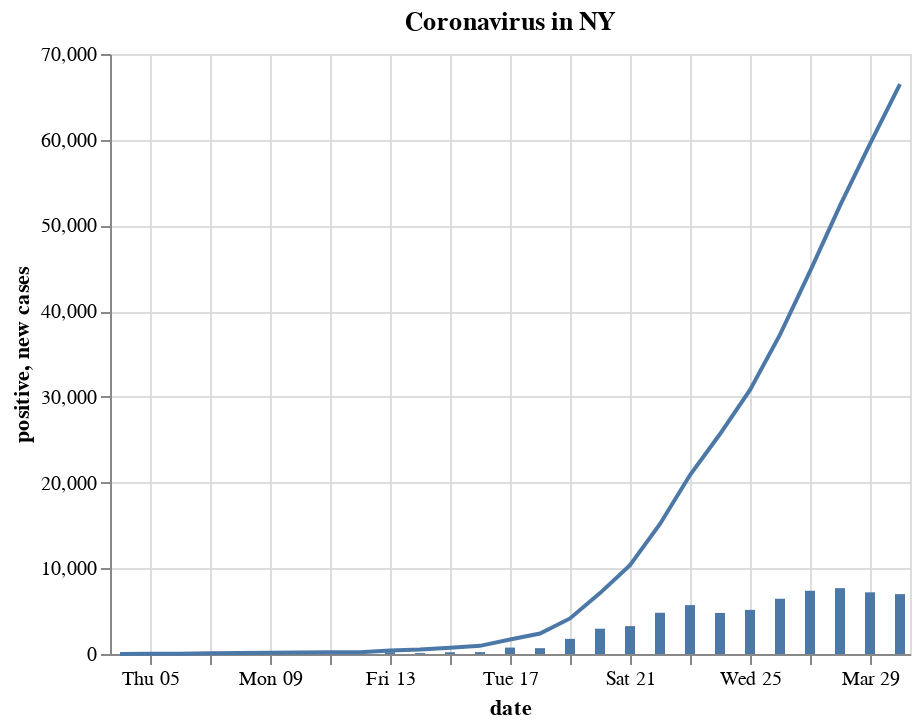

Notebook cell for this chart:
### Code cell
alt.Chart(data[['date', 'positive']]).mark_line().encode(
    x='date',
    y='positive'
) + alt.Chart(data[['date', 'new cases']]).mark_bar().encode(
    x='date',
    y='new cases'
).properties(
    title='Coronavirus in ' + state
)

### Figure 1 — Vega-Lite specification as saved in the notebook (floating-point values rounded to 4 significant figures)
{"$schema": "https://vega.github.io/schema/vega-lite/v3.4.0.json", "config": {"mark": {"tooltip": null}, "view": {"height": 300, "width": 400}}, "datasets": {"data-58222a4522d23a130c62d283cc5dbb9a": [{"date": "2020-03-04T00:00:00", "new cases": null}, {"date": "2020-03-05T00:00:00", "new cases": 16}, {"date": "2020-03-06T00:00:00", "new cases": 11}, {"date": "2020-03-07T00:00:00", "new cases": 43}, {"date": "2020-03-08T00:00:00", "new cases": 29}, {"date": "2020-03-09T00:00:00", "new cases": 37}, {"date": "2020-03-10T00:00:00", "new cases": 31}, {"date": "2020-03-11T00:00:00", "new cases": 43}, {"date": "2020-03-12T00:00:00", "new cases": 0}, {"date": "2020-03-13T00:00:00", "new cases": 205}, {"date": "2020-03-14T00:00:00", "new cases": 103}, {"date": "2020-03-15T00:00:00", "new cases": 205}, {"date": "2020-03-16T00:00:00", "new cases": 221}, {"date": "2020-03-17T00:00:00", "new cases": 750}, {"date": "2020-03-18T00:00:00", "new cases": 682}, {"date": "2020-03-19T00:00:00", "new cases": 1770}, {"date": "2020-03-20T00:00:00", "new cases": 2950}, {"date": "2020-03-21T00:00:00", "new cases": 3254}, {"date": "2020-03-22T00:00:00", "new cases": 4812}, {"date": "2020-03-23T00:00:00", "new cases": 5707}, {"date": "2020-03-24T00:00:00", "new cases": 4790}, {"date": "2020-03-25T00:00:00", "new cases": 5146}, {"date": "2020-03-26T00:00:00", "new cases": 6447}, {"date": "2020-03-27T00:00:00", "new cases": 7377}, {"date": "2020-03-28T00:00:00", "new cases": 7683}, {"date": "2020-03-29T00:00:00", "new cases": 7195}, {"date": "2020-03-30T00:00:00", "new cases": 6984}], "data-dee9c4b11d884f6bf5f8dc43ede98d2a": [{"date": "2020-03-04T00:00:00", "positive": 6}, {"date": "2020-03-05T00:00:00", "positive": 22}, {"date": "2020-03-06T00:00:00", "positive": 33}, {"date": "2020-03-07T00:00:00", "positive": 76}, {"date": "2020-03-08T00:00:00", "positive": 105}, {"date": "2020-03-09T00:00:00", "positive": 142}, {"date": "2020-03-10T00:00:00", "positive": 173}, {"date": "2020-03-11T00:00:00", "positive": 216}, {"date": "2020-03-12T00:00:00", "positive": 216}, {"date": "2020-03-13T00:00:00", "positive": 421}, {"date": "2020-03-14T00:00:00", "positive": 524}, {"date": "2020-03-15T00:00:00", "positive": 729}, {"date": "2020-03-16T00:00:00", "positive": 950}, {"date": "2020-03-17T00:00:00", "positive": 1700}, {"date": "2020-03-18T00:00:00", "positive": 2382}, {"date": "2020-03-19T00:00:00", "positive": 4152}, {"date": "2020-03-20T00:00:00", "positive": 7102}, {"date": "2020-03-21T00:00:00", "positive": 10356}, {"date": "2020-03-22T00:00:00", "positive": 15168}, {"date": "2020-03-23T00:00:00", "positive": 20875}, {"date": "2020-03-24T00:00:00", "positive": 25665}, {"date": "2020-03-25T00:00:00", "positive": 30811}, {"date": "2020-03-26T00:00:00", "positive": 37258}, {"date": "2020-03-27T00:00:00", "positive": 44635}, {"date": "2020-03-28T00:00:00", "positive": 52318}, {"date": "2020-03-29T00:00:00", "positive": 59513}, {"date": "2020-03-30T00:00:00", "positive": 66497}]}, "layer": [{"data": {"name": "data-dee9c4b11d884f6bf5f8dc43ede98d2a"}, "encoding": {"x": {"field": "date", "type": "temporal"}, "y": {"field": "positive", "type": "quantitative"}}, "mark": "line"}, {"data": {"name": "data-58222a4522d23a130c62d283cc5dbb9a"}, "encoding": {"x": {"field": "date", "type": "temporal"}, "y": {"field": "new cases", "type": "quantitative"}}, "mark": "bar", "title": "Coronavirus in NY"}]}
